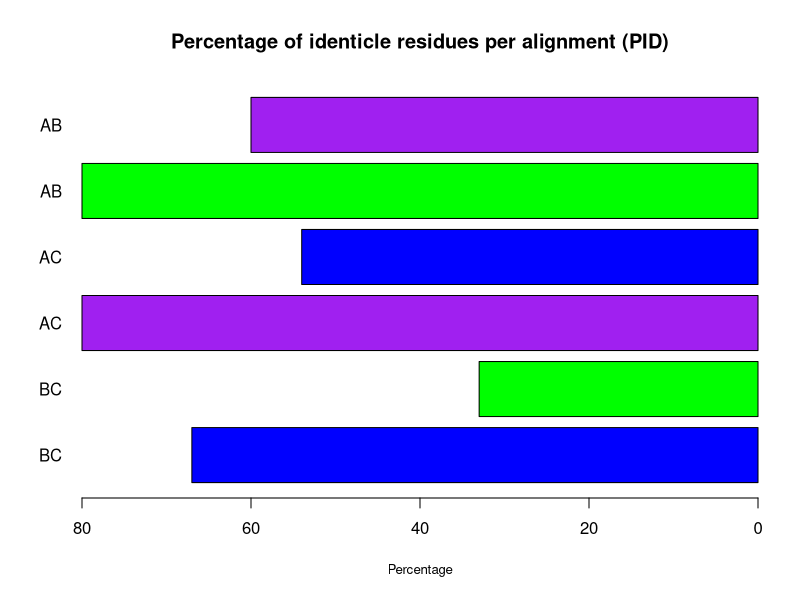
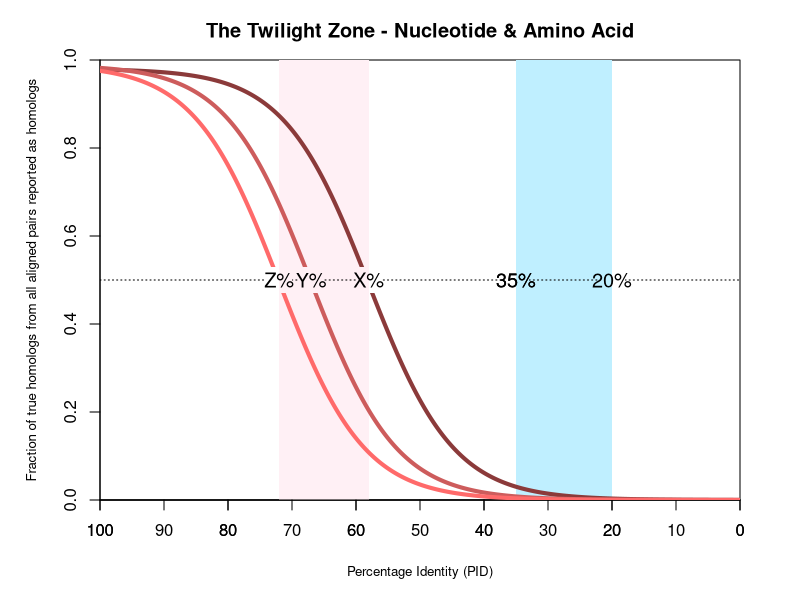

Write R code to recreate these figures, in order.
setwd("~/Documents")


#PID GRAPH
barplot(c(67,33,80,54,80,60), main="Percentage of identicle residues per alignment (PID)", xlab="Percentage", beside=TRUE, col=c("blue","green","purple"), horiz= TRUE, names.arg=c("BC","BC", "AC","AC", "AB", "AB"),cex.lab=0.8,las=1, xlim=c(80,0))

#TWILIGHT ZONE GRAPH


#data<-matrix(c(100,
 #              0.97,0.98,0.99,
  #              0.98,0.98,1,
   #            95,
    #           0.95,0.96,0.98,
     #           0.96,0.97,0.98,
      #         90,
       #        0.9,0.91,0.95,
        #        0.92,0.94,0.96,
         #      85,
          #     0.84,0.85,0.91,
#                0.87,0.91,0.95,
 #              80,
  #             0.77,0.79,0.89,
   #             0.84,0.86,0.91,
    #           75,
     #          0.66,0.68,0.85,
      #          0.80,0.85,0.90,
       #        70,
        #       0.52,0.56,0.78,
         #       0.78,0.81,0.87,
          #     65,
#               0.38,0.40,0.6,
 #               0.76,0.78,0.86,
  #             60,
   #            0.3,0.32,0.5,
    #            0.73,0.76,0.84,
     #          55,
      #         0.2,0.23,0.42,
       #         0.66,0.68,0.81,
        #       50,
#               0.11,0.15,0.34,
 #               0.61,0.64,0.78,
  #             45,
   #            0.08,0.07,0.25,
    #            0.57,0.58,0.75,
     #          40,
      #         0.05,0.12,0.16,
       #         0.54,0.56,0.71,
        #       35,
#               0.035,0.09,0.11,
 #               0.49,0.52,0.67,
  #             30,
   #            0.027,0.08,0.09,
    #            0.38,0.40,0.61,
     #          25,
      #         0.02,0.06,0.07,
       #         0.32,0.36,0.5,
        #       20,
#               0.015,0.03,0.04,
 #               0.27,0.29,0.42,
  #             15,
   #            0.01,0.02,0.03,
    #             0.15,0.18,0.2,
     #          10,
      #         0.0,0.0,0.01,
       #         0.07,0.08,0.13,
        #       5,
#               0.0,0.0,0.0,
 #               0.03,0.03,0.07,
  #             0,
   #            0.0,0.0,0.0,
    #          0.01,0.02,0.03),ncol=7,nrow=21,byrow=TRUE)

#nhmmer; profilexseq heuristic aka hmmer? for prot
#blastn; seqxseq heuristic aka blastp for prot
#smith-waterman; seqxseq math aka smith waterman (blossum 62 matrix)
#dimnames(data)<-list(c(100,95,90,85,80,75,70,65,60,55,50,45,40,35,30,25,20,15,10,5,0),c("SWN","BN","NH","SWP","BP","PH"))
#y<-data.matrix(c(100,95,90,85,80,75,70,65,60,55,50,45,40,35,30,25,20,15,10,5,0))
#dimnames(y)<-list(c(100,95,90,85,80,75,70,65,60,55,50,45,40,35,30,25,20,15,10,5,0),c())
#length(y)


#plot(y,data[,2],col="red",pch=15)
#points(y,data[,3],col="blue", pch=16)
#points(y,data[,4],col="green",pch=17)
par(xaxs="i", yaxs="i") 
par(mar=c(5,5,3,3))
x <- seq(0, 100, 0.01)

sigmoid = function(x) {
  
  0.98 / (1 + exp(-0.15*(x-58)))
}

plot(x, sigmoid(x), col='blue',pch=1,type="n",cex=0.5, xlim=c(100,0),ylim=c(0,1),ylab="Fraction of true homologs from all aligned pairs reported as homologs", xlab="Percentage Identity (PID)", main="The Twilight Zone - Nucleotide & Amino Acid", cex.lab=0.8)
polygon(x=c(58,58,72,72),y=c(0,1,1,0),col="lavenderblush",border = NA)
polygon(x=c(20,20,35,35),y=c(0,1,1,0),col="lightblue1",border = NA)
abline(h=0.5,lty=3)
axis(side = 1, at = c(100,90,80,70,60,50,40,30,20,10,0), 
     labels = c(100,90,80,70,60,50,40,30,20,10,0))
lines(x, sigmoid(x), col='indianred4',lty=1,lwd=4)
polygon(x=c(58,58,60,60),y=c(0.47,0.53,0.53,0.47),col="lavenderblush",border = NA)
polygon(x=c(56,56,58,58),y=c(0.47,0.53,0.53,0.47),col="white",border = NA)
text(58, 0.5, "X%",cex=1.2)


sigmoid = function(x) {
  0.989 / (1 + exp(-0.15*(x-67)))
}
lines(x, sigmoid(x), col='indianred',lty=1,lwd=4)
polygon(x=c(65,65,69,69),y=c(0.47,0.53,0.53,0.47),col="lavenderblush",border = NA)
text(67, 0.5, "Y%",cex=1.2)


sigmoid = function(x) {
  0.99 / (1 + exp(-0.15*(x-72)))
}
lines(x, sigmoid(x), col='indianred1',lty=1,lwd=4)
polygon(x=c(72,72,74,74),y=c(0.47,0.53,0.53,0.47),col="white",border = NA)
polygon(x=c(70,70,72,72),y=c(0.47,0.53,0.53,0.47),col="lavenderblush",border = NA)
text(72, 0.5, "Z%",cex=1.2)



##protein

#x <- seq(0, 100, 0.01)

#sigmoid = function(x) {
  
#  0.98 / (1 + exp(-0.15*(x-20)))
#}

#lines(x, sigmoid(x), col='dodgerblue4',lty=1,cex=0.2)
polygon(x=c(20,20,22,22),y=c(0.47,0.53,0.53,0.47),col="lightblue1",border = NA)
polygon(x=c(18,18,20,20),y=c(0.47,0.53,0.53,0.47),col="white",border = NA)
text(20, 0.5, "20%",cex=1.2)


#sigmoid = function(x) {
#  0.989 / (1 + exp(-0.15*(x-28)))
#}
#lines(x, sigmoid(x), col='dodgerblue',lty=1,cex=0.2)
#polygon(x=c(26,26,30,30),y=c(0.47,0.53,0.53,0.47),col="lightblue1",border = NA)
#text(28, 0.5, "A%",cex=1.2)


#sigmoid = function(x) {
#  0.99 / (1 + exp(-0.15*(x-35)))
#}
#lines(x, sigmoid(x), col='cadetblue3',lty=1,cex=0.2)
polygon(x=c(35,35,37,37),y=c(0.47,0.53,0.53,0.47),col="white",border = NA)
polygon(x=c(33,33,35,35),y=c(0.47,0.53,0.53,0.47),col="lightblue1",border = NA)
text(35, 0.5, "35%",cex=1.2)
text(35, 0.5, "35%",cex=1.2)


